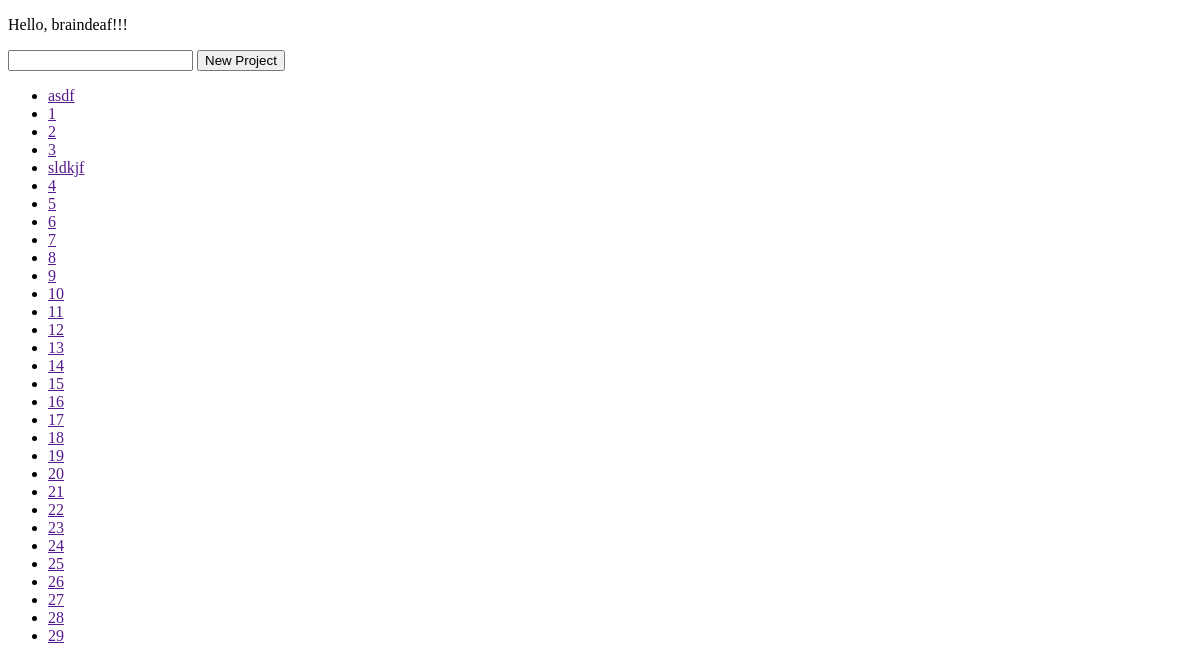
Before: /braindeaf/ (signed in) with the older database file.
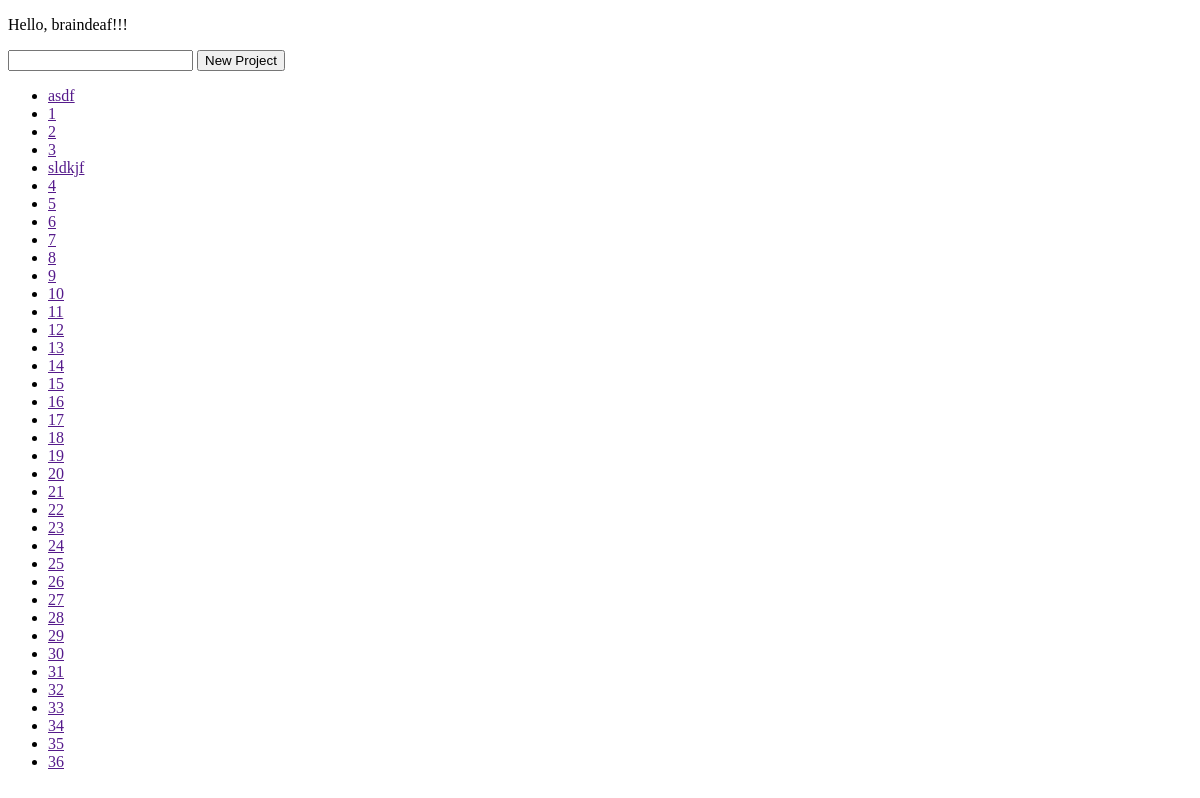
After: the same page with the newer database file.
### project_view/models.py (models this page shows)
class Project(models.Model):
    name = models.CharField(max_length=40)
    ownerz = models.ManyToManyField(User)

### project_view/views.py (the view)
# urls.py: url(r'^(?P<usernames>\w+)/$', 'project_view.views.profile'),
def profile(request, usernames):
    template = loader.get_template('accounts/profile.html')
    if request.user.is_authenticated() and (request.user.username == usernames or usernames=='profile'):
        context = RequestContext(request, {"username": request.user, "projects": request.user.project_set.all()})
        return HttpResponse(template.render(context))
    else:
        return redirect('http://127.0.0.1:8000/login/')

### project_view/templates/accounts/profile.html (shortened to what this page needs)
<!DOCTYPE html>
<html>
<head>
</head>
<body>
{% block content %}
<p>Hello, {{ username }}!!!</p>
<form method="post" action="{% url 'project_view.views.create_project' %}">
<input name="project_name"/>
<input type="submit" id="project_name_submit" value="New Project"  />
</form>
<ul>
{% for project in projects %}
	{% url 'project_view.views.index' username project.name as project_url %}
	<li>
		<a href="{{project_url}}">{{ project.name }}</a>
	</li>
{% endfor %}
</ul>
</body>
{% endblock %}
</html>

Changed rows visible on the page:
added Project: name "30"
added Project: name "31"
added Project: name "32"
added Project: name "33"
added Project: name "34"
added Project: name "35"
added Project: name "36"
